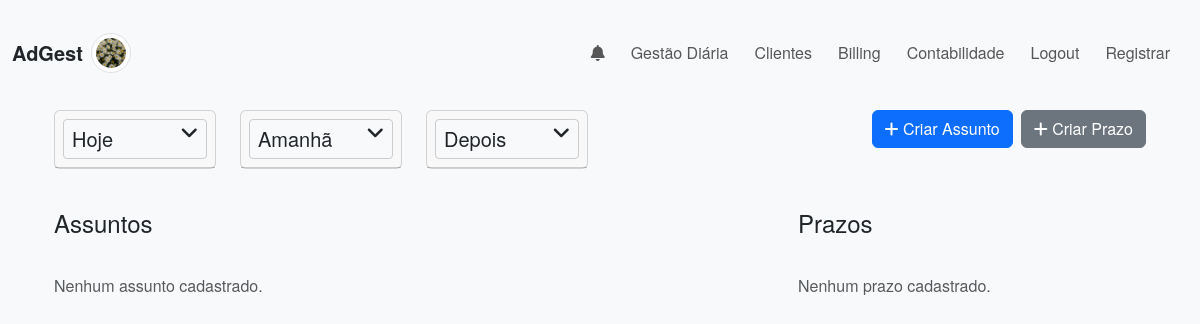
The page /dashboard (signed in) on the database as committed earlier.
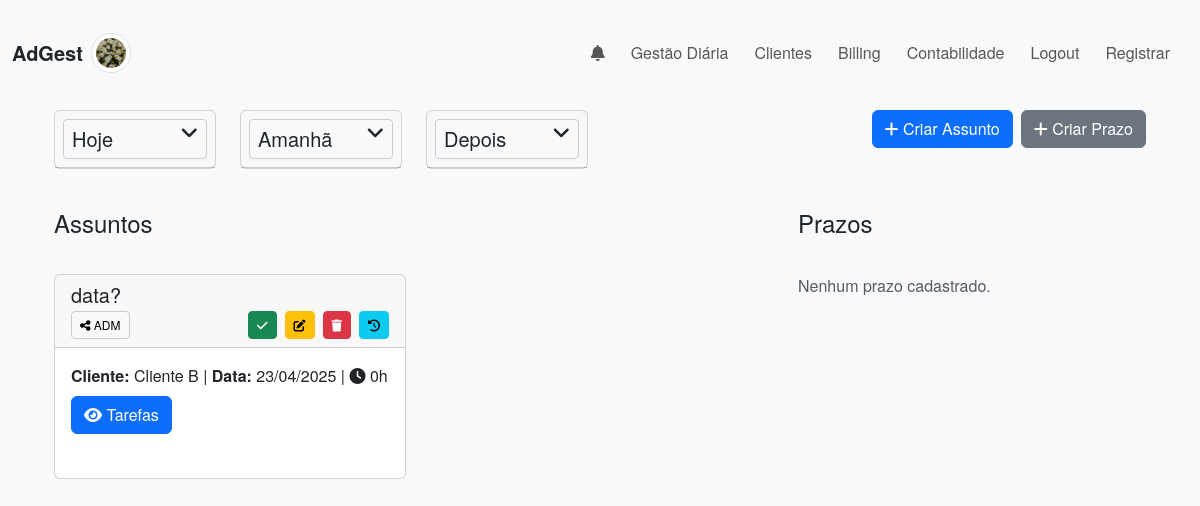
The same page on the database as committed later.
### app/models.py (models this page shows, shortened)
class User(UserMixin, db.Model):
    __tablename__ = 'users'
    id = db.Column(db.Integer, primary_key=True)
    username = db.Column(db.String(100), unique=True, nullable=False)
    nickname = db.Column(db.String(10), nullable=False)
    email = db.Column(db.String(120), unique=True, nullable=False)
    profile_image = db.Column(db.String(120), default='default.jpg')
    password = db.Column(db.String(200), nullable=False)
    role = db.Column(db.String(50), default='advogado')
    __table_args__ = (db.UniqueConstraint('email', name='uq_users_email'),)

class Assunto(db.Model):
    __tablename__ = 'assuntos'
    id = db.Column(db.Integer, primary_key=True)
    user_id = db.Column(db.Integer, db.ForeignKey('users.id'), nullable=False)  # Dono
    client_id = db.Column(db.Integer, db.ForeignKey('clients.id'), nullable=False)
    nome_assunto = db.Column(db.String(100), nullable=False)
    due_date = db.Column(db.Date, nullable=True)
    sort_order = db.Column(db.Integer, default=0)
    horas_assunto = db.Column(db.Float, default=0.0)
    is_completed = db.Column(db.Boolean, default=False)
    is_billed = db.Column(db.Boolean, default=False)
    completed_by = db.Column(db.Integer, db.ForeignKey('users.id'), nullable=True)
    created_at = db.Column(db.DateTime, default=datetime.utcnow)
    updated_at = db.Column(db.DateTime, onupdate=datetime.utcnow)
    tarefas = db.relationship('Tarefa', backref='assunto', cascade="all, delete-orphan", lazy='dynamic')
    shared_with = db.relationship(
        'User',
        secondary=shared_assuntos,
        backref=db.backref('shared_assuntos', lazy='dynamic', overlaps="assuntos_compartilhados,compartilhados"),
        lazy='dynamic',
        overlaps="assuntos_compartilhados,compartilhados"
    )
    user = db.relationship("User", backref="assuntos_criados", foreign_keys=lambda: [Assunto.__table__.c.user_id])

class Client(db.Model):
    __tablename__ = 'clients'
    id = db.Column(db.Integer, primary_key=True)
    user_id = db.Column(db.Integer, db.ForeignKey('users.id'), nullable=False)
    name = db.Column(db.String(100), nullable=False)  # unique=True removido
    number_interno = db.Column(db.String(50), nullable=True)
    nif = db.Column(db.String(50), nullable=True)
    address = db.Column(db.String(200), nullable=True)
    email = db.Column(db.String(100), nullable=True)
    telephone = db.Column(db.String(20), nullable=True)
    assuntos = db.relationship('Assunto', backref='client', lazy=True)
    __table_args__ = (
        db.UniqueConstraint('user_id', 'name', name='uq_user_clientname'),
    )
    shares = db.relationship('ClientShare', backref='client', lazy='dynamic')

### app/routes.py (the view)
@main.route('/dashboard')
@login_required
def dashboard():
    all_assuntos = Assunto.query.filter(
        or_(
            Assunto.user_id == current_user.id,
            Assunto.shared_with.any(id=current_user.id)
        )
    ).order_by(Assunto.sort_order, Assunto.nome_assunto).all()
    assuntos = []
    for assunto in all_assuntos:
        if not assunto.is_completed:
            assuntos.append(assunto)
        else:
            if any(not tarefa.is_completed for tarefa in assunto.tarefas):
                assuntos.append(assunto)
    assuntos_tarefas_visiveis = {}
    for assunto in assuntos:
        if assunto.shared_with.count() > 0:
            tarefas_visiveis = assunto.tarefas
        else:
            tarefas_visiveis = [tarefa for tarefa in assunto.tarefas if tarefa.user_id == current_user.id]
        assuntos_tarefas_visiveis[assunto.id] = tarefas_visiveis
    prazos = PrazoJudicial.query.filter(
        or_(
            PrazoJudicial.user_id == current_user.id,
            PrazoJudicial.shared_with.any(id=current_user.id)
        ),
        PrazoJudicial.status == False
    ).order_by(PrazoJudicial.prazo).all()
    current_date = date.today()
    tomorrow_date = current_date + timedelta(days=1)
    return render_template(
        'dashboard.html',
        assuntos=assuntos,
        assuntos_tarefas_visiveis=assuntos_tarefas_visiveis,
        prazos=prazos,
        current_date=current_date,
        tomorrow_date=tomorrow_date
    )

### app/templates/dashboard.html (shortened to what this page needs)
{% extends "base.html" %}
{% block content %}
<div class="container my-4">
  <div class="row align-items-start mb-3">
    <div class="col-md-2">
      <div class="card">
        <div class="card-header p-2">
          <button class="btn btn-sm btn-light text-dark w-100 fs-5 text-start"
                  type="button" data-bs-toggle="collapse"
                  data-bs-target="#collapseHoje"
                  aria-expanded="false"
                  aria-controls="collapseHoje">
            Hoje <i class="fa-solid fa-angle-down float-end"></i>
          </button>
        </div>
      </div>
    </div>
    <div class="col-md-2">
      <div class="card">
        <div class="card-header p-2">
          <button class="btn btn-sm btn-light text-dark w-100 fs-5 text-start"
                  type="button" data-bs-toggle="collapse"
                  data-bs-target="#collapseAmanha"
                  aria-expanded="false"
                  aria-controls="collapseAmanha">
            Amanhã <i class="fa-solid fa-angle-down float-end"></i>
          </button>
        </div>
      </div>
    </div>
    <div class="col-md-2">
      <div class="card">
        <div class="card-header p-2">
          <button class="btn btn-sm btn-light text-dark w-100 fs-5 text-start"
                  type="button" data-bs-toggle="collapse"
                  data-bs-target="#collapseDepois"
                  aria-expanded="false"
                  aria-controls="collapseDepois">
            Depois <i class="fa-solid fa-angle-down float-end"></i>
          </button>
        </div>
      </div>
    </div>
    <div class="col d-flex justify-content-end">
      <a href="{{ url_for('main.create_assunto') }}" class="btn btn-primary me-2">
        <i class="fa-solid fa-plus"></i> Criar Assunto
      </a>
      <a href="{{ url_for('main.create_prazo') }}" class="btn btn-secondary">
        <i class="fa-solid fa-plus"></i> Criar Prazo
      </a>
    </div>
  </div>
  <div class="row">
    <div class="col-lg-8">
      <h4 class="mb-3">Assuntos</h4>
      <div id="assuntos-container" class="row row-cols-1 row-cols-lg-2 g-3">
        {% for assunto in assuntos %}
        <div class="col" data-id="{{ assunto.id }}">
          <div class="card h-100">
            <div class="card-header">
              <div class="d-flex justify-content-between align-items-center mb-1">
                <h5 class="mb-0 flex-grow-1" style="white-space: normal;">
                  {{ assunto.nome_assunto }}
                </h5>
              </div>
              <div class="d-flex justify-content-between align-items-center">
                <div class="dropdown">
                  <button class="btn btn-sm btn-light dropdown-toggle" data-bs-toggle="dropdown" aria-expanded="false">
                    <i class="fa-solid fa-share-nodes"></i>
                    {{ assunto.user.nickname }}{% for usuario in assunto.shared_with %} / {{ usuario.nickname }}{% endfor %}
                  </button>
                </div>
                <div class="d-flex align-items-center gap-2">
                  <form action="{{ url_for('main.toggle_status_assunto', assunto_id=assunto.id) }}" method="POST" class="d-inline">
                    <button type="submit" class="btn btn-sm btn-success" title="Concluir">
                      <i class="fa-solid fa-check"></i>
                    </button>
                  </form>
                  <a href="{{ url_for('main.edit_assunto', assunto_id=assunto.id) }}" class="btn btn-sm btn-warning" title="Editar">
                    <i class="fa-solid fa-pen-to-square"></i>
                  </a>
                  <form action="{{ url_for('main.delete_assunto', assunto_id=assunto.id) }}" method="POST" class="d-inline">
                    <button type="submit" class="btn btn-sm btn-danger" title="Excluir">
                      <i class="fa-solid fa-trash"></i>
                    </button>
                  </form>
                  <a href="{{ url_for('main.history_assunto', assunto_id=assunto.id) }}" class="btn btn-sm btn-info" title="Histórico">
                    <i class="fa-solid fa-clock-rotate-left"></i>
                  </a>
                </div>
              </div>
            </div>
            <div class="card-body">
              {% set total_horas = 0 %}
              {% for tarefa in assunto.tarefas %}
                {% if tarefa.horas %}
                  {% set total_horas = total_horas + tarefa.horas %}
                {% endif %}
              {% endfor %}
              <p class="mb-2" style="white-space: normal;">
                <strong>Cliente:</strong> {{ assunto.client.name }} |
                <strong>Data:</strong>
                {% if assunto.due_date %}
                  {{ assunto.due_date.strftime('%d/%m/%Y') }}
                {% else %}
                  Sem data
                {% endif %}
                | <i class="fa-solid fa-clock"></i> {{ total_horas|default(0) }}h
              </p>
              <button class="btn btn-primary mb-2" type="button" data-bs-toggle="collapse"
                      data-bs-target="#tarefas-{{ assunto.id }}" aria-expanded="false" aria-controls="tarefas-{{ assunto.id }}">
                <i class="fa-solid fa-eye"></i> Tarefas
              </button>
            </div>
          </div>
        </div>
        {% else %}
        <p class="text-muted">Nenhum assunto cadastrado.</p>
        {% endfor %}
      </div>
    </div>
    <div class="col-lg-4">
      <h4 class="mb-3">Prazos</h4>
      <div class="row row-cols-1 g-3">
        {% for prazo in prazos %}
        <div class="col">
          <div class="card h-100">
            <div class="card-header">
              <div class="d-flex justify-content-between align-items-center mb-1">
                <h5 class="mb-0 flex-grow-1" style="white-space: normal;">
                  {{ prazo.assunto }}
                </h5>
              </div>
              <div class="d-flex justify-content-between align-items-center">
                <div class="dropdown">
                  <button class="btn btn-sm btn-light dropdown-toggle" data-bs-toggle="dropdown" aria-expanded="false">
                    <i class="fa-solid fa-share-nodes"></i>
                    {{ prazo.user.nickname }}
                    {% for usuario in prazo.shared_with %}
                      / {{ usuario.nickname }}
                    {% endfor %}
                  </button>
                  <ul class="dropdown-menu dropdown-menu-end">
                    <li>
                      <a class="dropdown-item" href="{{ url_for('main.share_prazo', prazo_id=prazo.id) }}">
                        <i class="fa-solid fa-share-nodes"></i> Compartilhar
                      </a>
                    </li>
                  </ul>
                </div>
                <div class="d-flex align-items-center gap-2">
                  <form action="{{ url_for('main.toggle_status_prazo', prazo_id=prazo.id) }}" method="POST" class="d-inline">
                    <button type="submit" class="btn btn-sm btn-success" title="Concluir">
                      <i class="fa-solid fa-check"></i>
                    </button>
                  </form>
                  <a href="{{ url_for('main.edit_prazo', prazo_id=prazo.id) }}" class="btn btn-sm btn-warning" title="Editar">
                    <i class="fa-solid fa-pen-to-square"></i>
                  </a>
                  <form action="{{ url_for('main.delete_prazo', prazo_id=prazo.id) }}" method="POST" class="d-inline">
                    <button type="submit" class="btn btn-sm btn-danger" title="Excluir">
                      <i class="fa-solid fa-trash"></i>
                    </button>
                  </form>
                  <a href="{{ url_for('main.history_prazo', prazo_id=prazo.id) }}" class="btn btn-sm btn-info" title="Histórico">
                    <i class="fa-solid fa-clock-rotate-left"></i>
                  </a>
                </div>
              </div>
            </div>
            <div class="card-body">
              <p class="card-text mb-2" style="white-space: normal;">
                <strong>Processo:</strong> {{ prazo.processo }} |
                <strong>Cliente:</strong> {{ prazo.client.name }} |
                <strong>Data:</strong>
                {% if prazo.prazo %}
                  {{ prazo.prazo.strftime('%d/%m/%Y') }}
                {% else %}
                  Sem data
                {% endif %}
              </p>
              <div class="d-flex justify-content-end">
                <button class="btn btn-sm btn-outline-secondary add-hours-prazo"
                        data-prazo-id="{{ prazo.id }}" title="Adicionar Horas">
                  <i class="fa-solid fa-clock"></i> {{ prazo.horas|default(0) }}h
                </button>
              </div>
            </div>
          </div>
        </div>
        {% else %}
        <p class="text-muted">Nenhum prazo cadastrado.</p>
        {% endfor %}
      </div>
    </div>
  </div>
</div>
{% endblock %}

### app/templates/base.html (shortened to what this page needs)
<!doctype html>
<html lang="pt">
  <head>
    <link
      rel="stylesheet"
      href="https://cdnjs.cloudflare.com/ajax/libs/font-awesome/6.2.1/css/all.min.css"
    />
    <link
      href="https://cdn.jsdelivr.net/npm/bootstrap@5.3.0/dist/css/bootstrap.min.css"
      rel="stylesheet"
    >
    <link rel="stylesheet" href="{{ url_for('static', filename='css/style.css') }}">
  </head>
  <body>
    <nav class="navbar navbar-expand-lg navbar-light bg-light">
      <div class="container-fluid">
        <div class="navbar-brand d-flex align-items-center">
          <a href="{{ url_for('main.index') }}" class="text-decoration-none text-dark">
            AdGest
          </a>
          {% if current_user.is_authenticated and current_user.profile_image %}
            <a href="{{ url_for('main.profile') }}" class="ms-2">
              <img src="{{ url_for('static', filename='icons/' ~ current_user.profile_image) }}"
                   alt="Avatar" class="img-thumbnail"
                   style="width: 40px; height: 40px; object-fit: cover; border-radius: 50%;">
            </a>
          {% endif %}
        </div>
        <div class="collapse navbar-collapse" id="navbarNav">
          <ul class="navbar-nav ms-auto">
            <li class="nav-item dropdown">
              <a class="nav-link dropdown-toggle" href="#" id="navbarNotifications" role="button" data-bs-toggle="dropdown" aria-expanded="false">
                <i class="fa-solid fa-bell"></i>
              </a>
            </li>
            <li class="nav-item">
              <a class="nav-link" href="{{ url_for('main.dashboard') }}">Gestão Diária</a>
            </li>
            <li class="nav-item">
              <a class="nav-link" href="{{ url_for('main.clientes') }}">Clientes</a>
            </li>
            {% if current_user.is_authenticated and current_user.role not in ['contabilidade', 'backoffice'] %}
            <li class="nav-item">
              <a class="nav-link" href="{{ url_for('main.billing') }}">Billing</a>
            </li>
            {% endif %}
            {% if current_user.is_authenticated and current_user.role in ['contabilidade', 'admin'] %}
              <li class="nav-item">
                <a class="nav-link" href="{{ url_for('accounting.manage_invoices') }}">
                  Contabilidade
                </a>
              </li>
            {% endif %}
            {% if current_user.is_authenticated %}
              <li class="nav-item">
                <a class="nav-link" href="{{ url_for('main.logout') }}">Logout</a>
              </li>
              {% if current_user.role == 'admin' %}
                <li class="nav-item">
                  <a class="nav-link" href="{{ url_for('main.register') }}">Registrar</a>
                </li>
              {% endif %}
            {% else %}
              <li class="nav-item">
                <a class="nav-link" href="{{ url_for('main.login') }}">Login</a>
              </li>
            {% endif %}
          </ul>
        </div>
      </div>
    </nav>
    <div class="container mt-3">
      {% block content %}{% endblock %}
    </div>
  </body>
</html>

Rows that differ between the two databases and show on the page:
added Assunto: nome_assunto "data?", user.nickname "ADM", client.name "Cliente B", due_date "23/04/2025", total_horas "0"
Other text that changed with them:
text no longer shown: "Nenhum assunto cadastrado."
